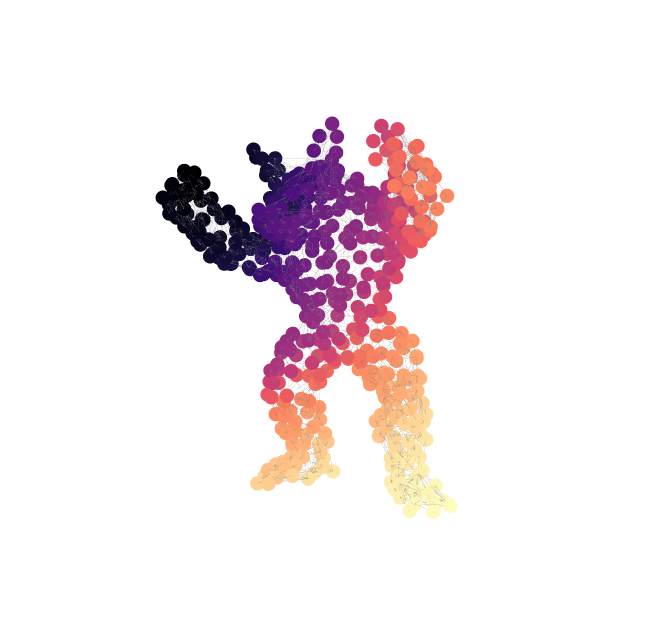

This figure's notebook cell:
### Code cell
### color transfer
# color the finest mapper
# idx = 0 => the original graph
idx = 1

cmap = cm.get_cmap('magma')
G = G_list[idx]
n = len(G)
v = v_list[idx]
print(n,v.shape)

# Color points by distance to min-norm point
query_pt = v[np.argmax(np.linalg.norm(v,axis=1)),:]
dist_to_query = distance.cdist(query_pt.reshape(1,-1),v)
distances_ranked = np.argsort(dist_to_query)[0]
sort_indices = np.argsort(distances_ranked)
colors = cmap(np.array(range(n))/n) # use distance to linearly map colors
original_colors = colors[sort_indices] # original order, but values are based on distance

trace_nodes, trace_edges = color_plot_helpers(G, v, 5, original_colors)
fig = go.Figure(data=[trace_edges,trace_nodes],layout=layout)
fig.update_layout(scene_camera=camera_data,title='', paper_bgcolor='rgb(255,255,255)')
fig.show()

### Figure 1 — Plotly figure (JSON) as saved in the notebook; plotly's stock layout.template omitted (floating-point values rounded to 4 significant figures; data arrays with more than 128 entries replaced by an {"elided": "..."} marker saying what was removed)
{"data": [{"hoverinfo": "none", "line": {"color": "gray", "width": 0.3}, "mode": "lines", "type": "scatter3d", "x": {"elided": "10896 float values"}, "y": {"elided": "10896 float values"}, "z": {"elided": "10896 float values"}}, {"hoverinfo": "text", "marker": {"color": {"elided": "506x4 float values"}, "size": 5, "symbol": "circle"}, "mode": "markers", "text": {"elided": "506 str values"}, "type": "scatter3d", "x": {"elided": "506 float values"}, "y": {"elided": "506 float values"}, "z": {"elided": "506 float values"}}], "layout": {"height": 625, "hovermode": "closest", "margin": {"t": 100}, "paper_bgcolor": "rgb(255,255,255)", "scene": {"camera": {"center": {"x": 0, "y": 0, "z": 0}, "eye": {"x": 0.9, "y": -0.1, "z": 1.5}, "up": {"x": 0, "y": 1, "z": 0}}, "xaxis": {"showbackground": false, "showgrid": false, "showline": false, "showticklabels": false, "title": {"text": ""}, "zeroline": false}, "yaxis": {"showbackground": false, "showgrid": false, "showline": false, "showticklabels": false, "title": {"text": ""}, "zeroline": false}, "zaxis": {"showbackground": false, "showgrid": false, "showline": false, "showticklabels": false, "title": {"text": ""}, "zeroline": false}}, "showlegend": false, "title": {"text": ""}, "width": 650}}
